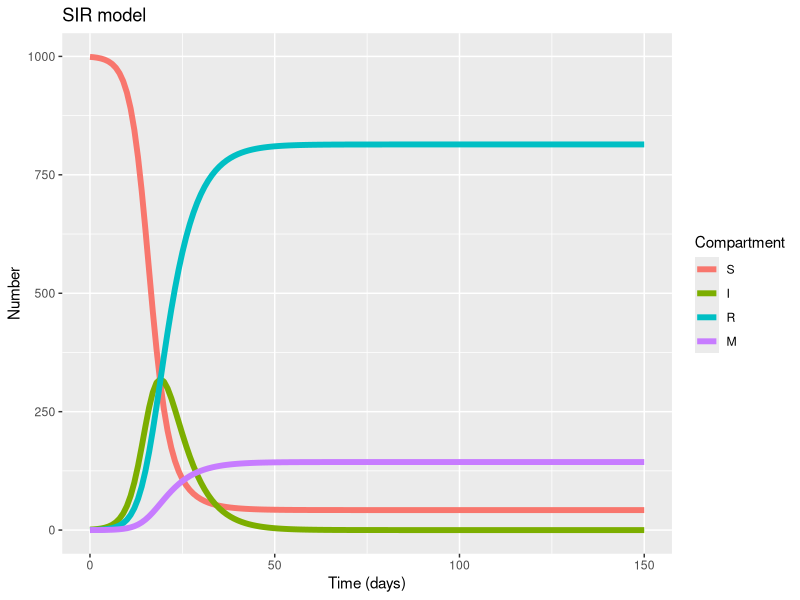
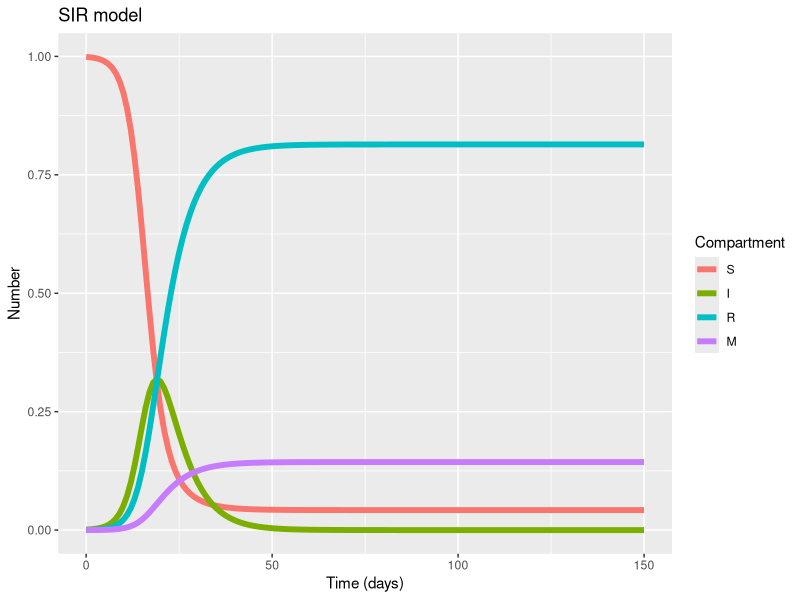

The R script that drew these images, in order:
# LOAD THE PACKAGES:
library(deSolve)
library(reshape2)
library(ggplot2)
library(here)

rm(list = ls())

# Population size:
N <- 1000

# MODEL INPUTS:

# Initial conditions
initial_state_values <- c(
  S = N-1,
  I = 1,
  R = 0,
  M = 0)           

# Parameter values per day
  CFR<- 0.15 # <---------------------- FIll the gap
  
  gamma <- 1/6 # Recovery rate # <---------------------- FIll the gap
  
  beta <- 0.6  # infection rate # <---------------------- FIll the gap
  
  mu <- gamma*CFR/(1-CFR) ## # <---------------------- FIll the gap
  
  parameters <- c(beta, gamma, mu)


# MODEL FUNCTION: 
times <- seq(from = 0, to = 150, by = 1)   # from 0 to 365 days in daily intervals

sir_model <- function(time, state, parameters) {  
  
  with(as.list(c(state, parameters)), {     
    
    # Calculating the total population size N (the sum of the number of people in each compartment)
    
    N <- S+I+R
    
    # Calculating the FOI
    #How can we define the force of infection? #
    
    lambda <- beta*I/N  #   <---------------------- FIll the gap
      
      # The differential equations
    dS <-  - lambda * S # can you write the differential equation for S? 
    dI <- lambda * S - I*(gamma+mu)     
    dR <- gamma * I
    dM <- I*mu
    
    return(list(c(dS, dI, dR, dM))) 
  })
  
}



# MODEL OUTPUT (solving the differential equations):

# Solving the differential equations using the ode integration algorithm
output <- as.data.frame(ode(y = initial_state_values, 
                            times = times, 
                            func = sir_model,
                            parms = parameters))



# turn output data set into long format
output_long <- melt(as.data.frame(output), id = "time")                 


# Plot the number of people in the S, I and R compartments over time
ggplot(data = output_long,                                               # specify object containing data to plot
       aes(x = time, y = value, colour = variable, group = variable)) +  # assign columns to axes and groups
  geom_line(size=2) +                                                          # represent data as lines
  xlab("Time (days)")+                                                   # add label for x axis
  ylab("Number") +                                                       # add label for y axis
  labs(colour = "Compartment",                                           # add legend title  
       title = "SIR model")    


# Extract peak value and time

id <- which(output$I == max(output$I)) 
peak_time<- output$time[id]
peak_time

peak_value<-output$I[id]
peak_value


final_size<- output$R[length(output$R)] + output$M[length(output$R)]
final_size

# Plot the proportion of individuals 

output2_long<- output_long
output2_long$value<-output_long$value/N


# Plot the proportion of people in the S, I and R compartments over time
ggplot(data = output2_long,                                               # specify object containing data to plot
       aes(x = time, y = value, colour = variable, group = variable)) +  # assign columns to axes and groups
  geom_line(size=2) +                                                          # represent data as lines
  xlab("Time (days)")+                                                   # add label for x axis
  ylab("Number") +                                                       # add label for y axis
  labs(colour = "Compartment",                                           # add legend title  
       title = "SIR model")   
